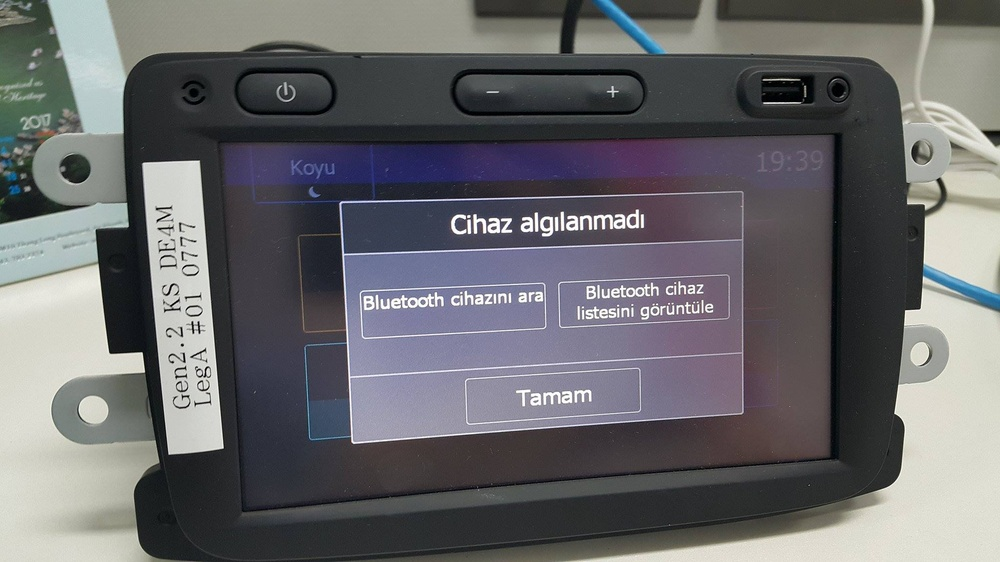
#> input picture a.jpg, 1000 x 562 px, shrunk from 2048 x 1152 before the run
$ python quora_image_cut.py   (older library calls are emulated)
#> lines starting #> are read from the running program, lines starting #| are printed output that depends on the picture; after the words box and inside, x2 and y2 are one past the last pixel; in counts of white or black regions, pixels touching at a corner belong together
import cv2
image = cv2.imread("a.jpg")
#> image is the input picture: shape (562, 1000, 3); mean B, G, R 107.6, 104.8, 104.9
gray=cv2.cvtColor(image,cv2.COLOR_BGR2GRAY)
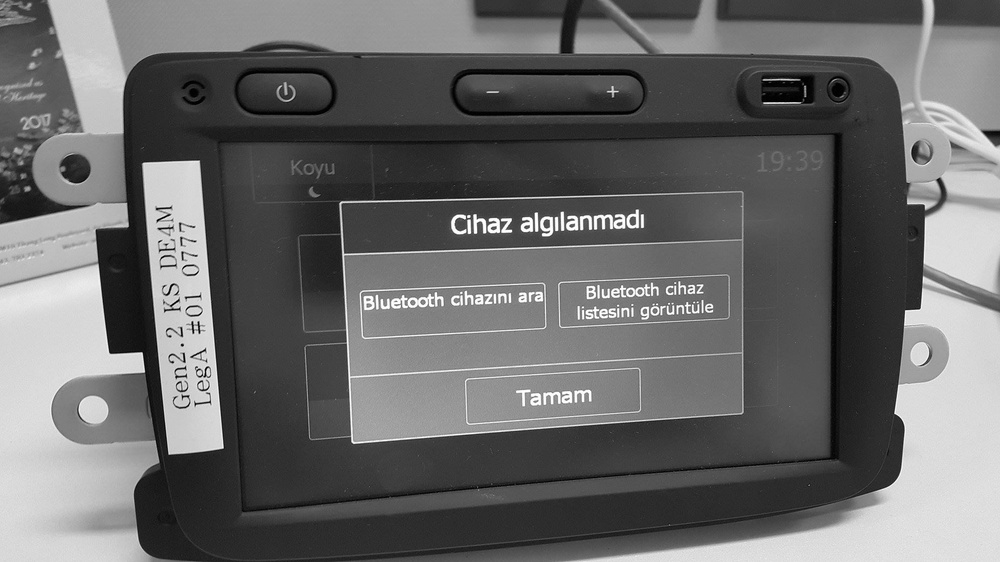
#> gray: shape (562, 1000); min 0, max 255, mean 105.2
edged = cv2.Canny(image, 10, 250)
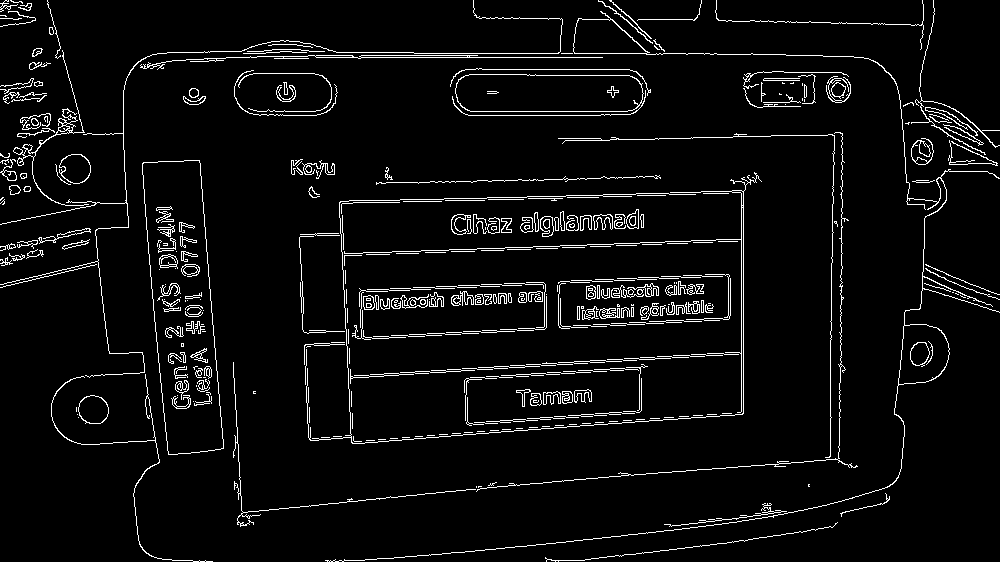
#> edged: shape (562, 1000); 4.9% white in thin lines or dots
(_,cnts, _) = cv2.findContours(edged.copy(), cv2.RETR_EXTERNAL, cv2.CHAIN_APPROX_SIMPLE)
#> cnts = 331 contours, 239 with area under 20; largest, box (x1, y1, x2, y2) and area: (142, 160, 224, 455) 16726, (452, 74, 646, 116) 6578, (325, 11, 1000, 562) 4458, (59, 154, 91, 184) 688, (78, 395, 109, 424) 674
idx = 0
for c in cnts:
	x,y,w,h = cv2.boundingRect(c)
	if w>50 and h>50:
		idx+=1
		new_img=image[y:y+h,x:x+w]
		cv2.imwrite(str(idx) + '.png', new_img)
#> this loop made 331 passes
#> (x, y, w, h) on passes 1, 2, 3, 6, 7, 14, 30, 34, 37, 38, 40, 43: (545, 522, 293, 40), (664, 503, 123, 24), (840, 493, 50, 24), (808, 484, 2, 3), (488, 482, 9, 4), (353, 436, 9, 6), (474, 422, 24, 2), (486, 419, 52, 4), (527, 417, 38, 3), (78, 417, 1, 1), (554, 416, 25, 2), (568, 414, 39, 3)
#> (c, x, y, w, h) on passes 4, 5, 8, 9, 10, 11: ([[478, 486], [478, 487], [479, 486], [481, 486]], 478, 486, 4, 2), ([[476, 486], [476, 487]], 476, 486, 1, 2), ([[366, 440], [374, 440]], 366, 440, 9, 1), ([[378, 439], [385, 439]], 378, 439, 8, 1), ([[390, 438], [397, 438]], 390, 438, 8, 1), ([[402, 437], [409, 437]], 402, 437, 8, 1)
#> after the loop, idx = 10
cv2.imshow("im",image)
cv2.waitKey(0)
